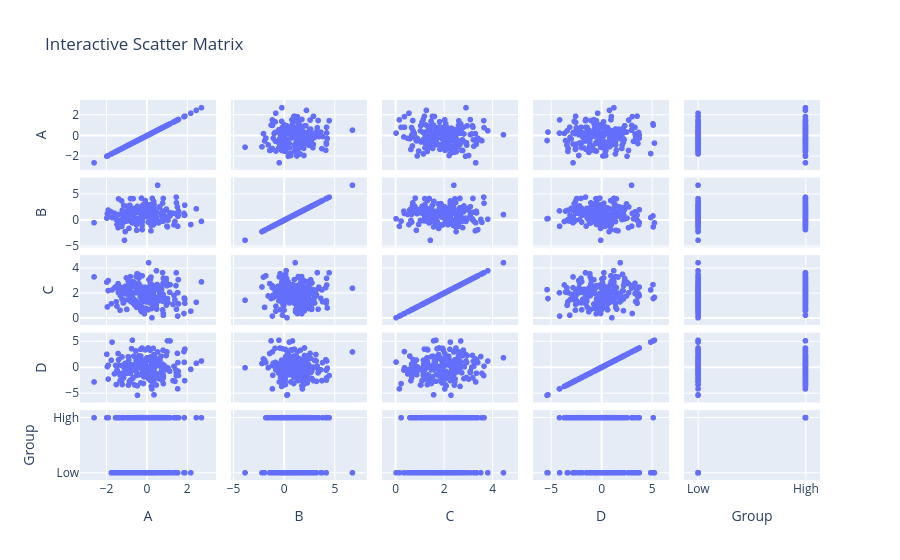

Notebook code for this chart:
### Markdown cell above
### PART 10 — Interactive Scatter Matrix (Plotly)

### Code cell
import plotly.express as px

fig = px.scatter_matrix(
    df,
    dimensions=df.columns,
    title="Interactive Scatter Matrix",
)

fig.show()

### Figure 1 — Plotly figure (JSON) as saved in the notebook; plotly's stock layout.template omitted (floating-point values rounded to 4 significant figures; data arrays with more than 128 entries replaced by an {"elided": "..."} marker saying what was removed)
{"data": [{"dimensions": [{"axis": {"matches": true}, "label": "A", "values": {"elided": "200 float values"}}, {"axis": {"matches": true}, "label": "B", "values": {"elided": "200 float values"}}, {"axis": {"matches": true}, "label": "C", "values": {"elided": "200 float values"}}, {"axis": {"matches": true}, "label": "D", "values": {"elided": "200 float values"}}, {"axis": {"matches": true}, "label": "Group", "values": {"elided": "200 str values"}}], "hovertemplate": "%{xaxis.title.text}=%{x}<br>%{yaxis.title.text}=%{y}<extra></extra>", "legendgroup": "", "marker": {"color": "#636efa", "symbol": "circle"}, "name": "", "showlegend": false, "type": "splom"}], "layout": {"dragmode": "select", "legend": {"tracegroupgap": 0}, "title": {"text": "Interactive Scatter Matrix"}}}
